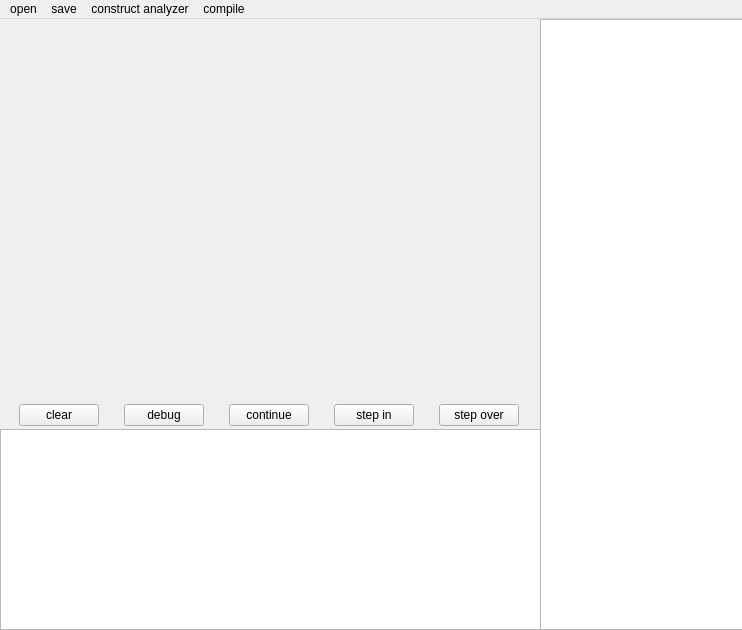
<?xml version="1.0" encoding="UTF-8"?>
<ui version="4.0">
 <class>MainWindow</class>
 <widget class="QMainWindow" name="MainWindow">
  <property name="geometry">
   <rect>
    <x>0</x>
    <y>0</y>
    <width>742</width>
    <height>630</height>
   </rect>
  </property>
  <property name="windowTitle">
   <string>MainWindow</string>
  </property>
  <widget class="QWidget" name="centralwidget">
   <widget class="QPlainTextEdit" name="plainTextEdit_out">
    <property name="geometry">
     <rect>
      <x>0</x>
      <y>410</y>
      <width>541</width>
      <height>201</height>
     </rect>
    </property>
   </widget>
   <widget class="QPlainTextEdit" name="plainTextEdit_watch">
    <property name="geometry">
     <rect>
      <x>540</x>
      <y>0</y>
      <width>211</width>
      <height>611</height>
     </rect>
    </property>
   </widget>
   <widget class="QWidget" name="gridLayoutWidget">
    <property name="geometry">
     <rect>
      <x>0</x>
      <y>0</y>
      <width>541</width>
      <height>381</height>
     </rect>
    </property>
    <layout class="QGridLayout" name="gridLayout_src"/>
   </widget>
   <widget class="QWidget" name="horizontalLayoutWidget">
    <property name="geometry">
     <rect>
      <x>0</x>
      <y>380</y>
      <width>541</width>
      <height>32</height>
     </rect>
    </property>
    <layout class="QHBoxLayout" name="horizontalLayout">
     <item>
      <widget class="QPushButton" name="clearButton">
       <property name="sizePolicy">
        <sizepolicy hsizetype="Fixed" vsizetype="Fixed">
         <horstretch>0</horstretch>
         <verstretch>0</verstretch>
        </sizepolicy>
       </property>
       <property name="text">
        <string>clear</string>
       </property>
      </widget>
     </item>
     <item>
      <widget class="QPushButton" name="pushButton">
       <property name="sizePolicy">
        <sizepolicy hsizetype="Fixed" vsizetype="Fixed">
         <horstretch>0</horstretch>
         <verstretch>0</verstretch>
        </sizepolicy>
       </property>
       <property name="styleSheet">
        <string notr="true"/>
       </property>
       <property name="text">
        <string>debug</string>
       </property>
      </widget>
     </item>
     <item>
      <widget class="QPushButton" name="pushButton_4">
       <property name="sizePolicy">
        <sizepolicy hsizetype="Fixed" vsizetype="Fixed">
         <horstretch>0</horstretch>
         <verstretch>0</verstretch>
        </sizepolicy>
       </property>
       <property name="text">
        <string>continue</string>
       </property>
      </widget>
     </item>
     <item>
      <widget class="QPushButton" name="pushButton_3">
       <property name="sizePolicy">
        <sizepolicy hsizetype="Fixed" vsizetype="Fixed">
         <horstretch>0</horstretch>
         <verstretch>0</verstretch>
        </sizepolicy>
       </property>
       <property name="text">
        <string>step in</string>
       </property>
      </widget>
     </item>
     <item>
      <widget class="QPushButton" name="pushButton_2">
       <property name="sizePolicy">
        <sizepolicy hsizetype="Fixed" vsizetype="Fixed">
         <horstretch>0</horstretch>
         <verstretch>0</verstretch>
        </sizepolicy>
       </property>
       <property name="text">
        <string>step over</string>
       </property>
      </widget>
     </item>
    </layout>
   </widget>
   <zorder>gridLayoutWidget</zorder>
   <zorder>horizontalLayoutWidget</zorder>
   <zorder>plainTextEdit_watch</zorder>
   <zorder>plainTextEdit_out</zorder>
  </widget>
  <widget class="QMenuBar" name="menuBar">
   <property name="geometry">
    <rect>
     <x>0</x>
     <y>0</y>
     <width>742</width>
     <height>24</height>
    </rect>
   </property>
   <widget class="QMenu" name="open">
    <property name="title">
     <string>open</string>
    </property>
   </widget>
   <widget class="QMenu" name="save">
    <property name="title">
     <string>save</string>
    </property>
   </widget>
   <widget class="QMenu" name="construct">
    <property name="title">
     <string>construct analyzer</string>
    </property>
    <addaction name="actionshow_grammar"/>
    <addaction name="actioncomputing_first_set"/>
    <addaction name="actioncompute_follow_set"/>
    <addaction name="actionshow_predictable_analyze_table"/>
   </widget>
   <widget class="QMenu" name="menu">
    <property name="title">
     <string>compile</string>
    </property>
    <addaction name="actionshow_token_list"/>
    <addaction name="actionshow_symbol_table"/>
    <addaction name="actionshow_mid_code"/>
   </widget>
   <addaction name="open"/>
   <addaction name="save"/>
   <addaction name="construct"/>
   <addaction name="menu"/>
  </widget>
  <action name="actionshow_grammar">
   <property name="text">
    <string>grammar definition</string>
   </property>
  </action>
  <action name="actionshow_predictable_analyze_table">
   <property name="text">
    <string>predictable analyze table</string>
   </property>
  </action>
  <action name="actioncomputing_first_set">
   <property name="text">
    <string>first set</string>
   </property>
  </action>
  <action name="actioncompute_follow_set">
   <property name="text">
    <string>follow set</string>
   </property>
  </action>
  <action name="actionshow_token_list">
   <property name="text">
    <string>lexcial analyze</string>
   </property>
  </action>
  <action name="actionshow">
   <property name="text">
    <string>show annotated parse tree</string>
   </property>
  </action>
  <action name="actionshow_symbol_table">
   <property name="text">
    <string>syntax analyze</string>
   </property>
  </action>
  <action name="actionshow_mid_code">
   <property name="text">
    <string>intermediate code</string>
   </property>
  </action>
 </widget>
 <resources/>
 <connections/>
</ui>
